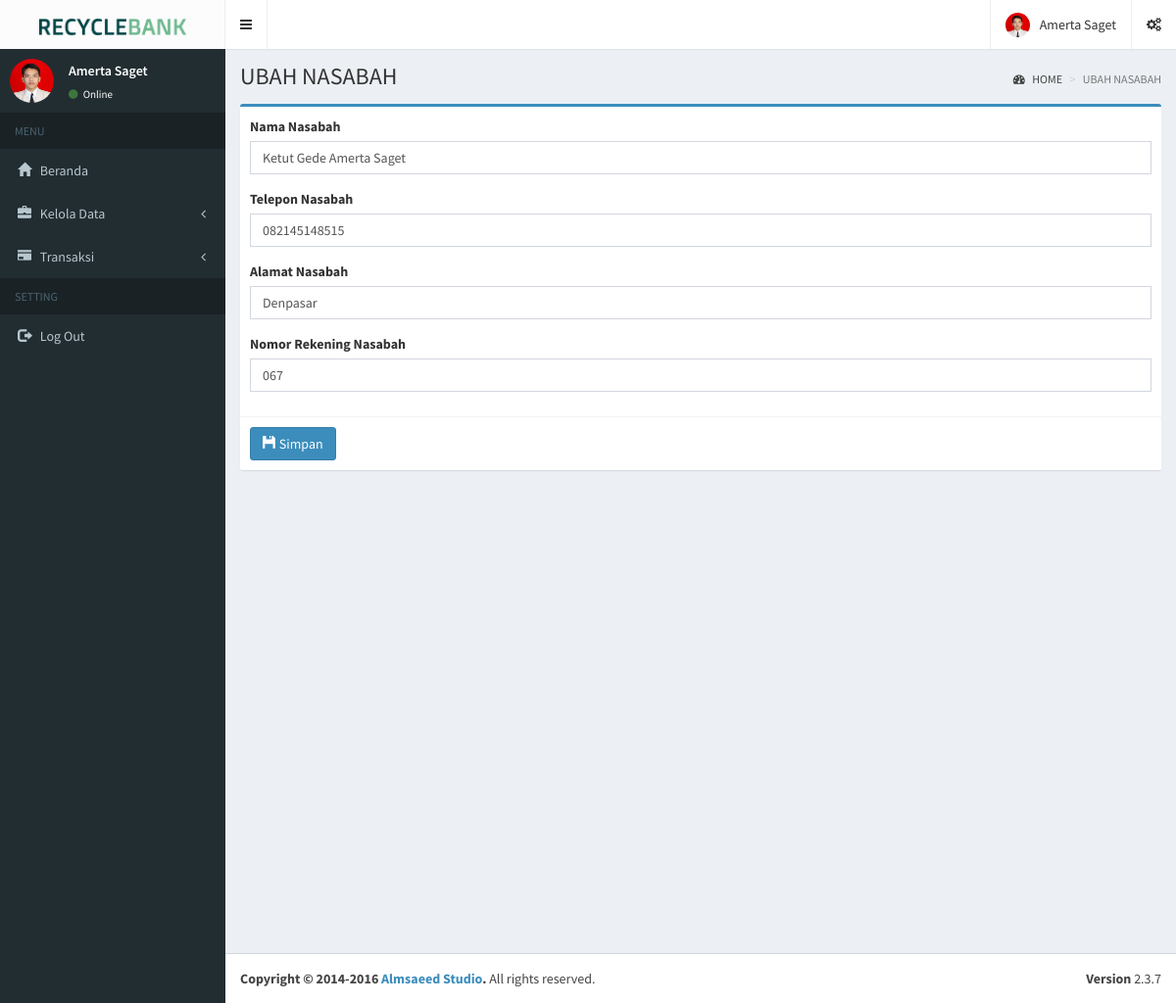
The page /index.php?page=ubah_nasabah&id=11 (signed in) on the database its author committed.
### tables this page shows
CREATE TABLE `tbl_nasabah` (
  `id_nasabah` int(11) NOT NULL,
  `nama_nasabah` varchar(50) NOT NULL,
  `telepon_nasabah` varchar(25) NOT NULL,
  `alamat_nasabah` varchar(80) NOT NULL,
  `nomor_rekening_nasabah` varchar(10) NOT NULL,
  `saldo_nasabah` int(11) NOT NULL
);

### conf/fungsi.php (called while the page is built, shortened)
<?php
    include "conn.php";
    function query($query) {
        global $conn;
        $result = mysqli_query($conn, $query);
        $rows = [];
        while( $row = mysqli_fetch_assoc($result) ) {
            $rows[] = $row;
        }
        return $rows;
    }
?>

### pages/nasabah/ubah_nasabah.php (the view, shortened to what this page needs)
<?php
  include "conf/fungsi.php";
  $id = $_GET["id"];
  $nasabah = query("SELECT * FROM tbl_nasabah WHERE id_nasabah= $id")[0];
?>
<!DOCTYPE html>
<html lang="en">
<head>
</head>
<body>
  <div class="content-wrapper">
    <section class="content-header">
      <h1>
      UBAH NASABAH
      </h1>
      <ol class="breadcrumb">
        <li><a href="index.php"><i class="fa fa-dashboard"></i> HOME</a></li>
        <li class="active">UBAH NASABAH</li>
      </ol>
    </section>
    <section class="content">
      <div class="row">
        <div class="col-md-12">
          <div class="box box-primary">
            <form role="form" method="post" action="pages/nasabah/ubah_nasabah_proses.php">
              <div class="box-body">
                <div class="form-group">
                  <label>Nama Nasabah</label>
                  <input type="text" name="nama_nasabah" class="form-control" placeholder="Nama" value="<?= $nasabah["nama_nasabah"]; ?>" required>
                </div>
                <div class="form-group">
                  <label>Telepon Nasabah</label>
                  <input type="text" name="telepon_nasabah" class="form-control" placeholder="Telepon" value="<?= $nasabah["telepon_nasabah"]; ?>" required>
                </div>
                <div class="form-group">
                  <label>Alamat Nasabah</label>
                  <input type="text" name="alamat_nasabah" class="form-control" placeholder="Alamat" value="<?= $nasabah["alamat_nasabah"]; ?>" required>
                </div>
                <div class="form-group">
                  <label>Nomor Rekening Nasabah</label>
                  <input type="text" name="nomor_rekening_nasabah" class="form-control" placeholder="Nomor Rekening" value="<?= $nasabah["nomor_rekening_nasabah"]; ?>" required>
                </div>
              </div>
              <div class="box-footer">
                <button type="submit" class="btn btn-primary" title="Simpan Data"> <i class="glyphicon glyphicon-floppy-disk"></i> Simpan</button>
              </div>
            </form>
          </div>
        </div>
      </div>
    </section>
  </div>
</body>
</html>

### rows shown on the page
tbl_nasabah: nama_nasabah "Ketut Gede Amerta Saget", telepon_nasabah "082145148515", alamat_nasabah "Denpasar", nomor_rekening_nasabah "067"
